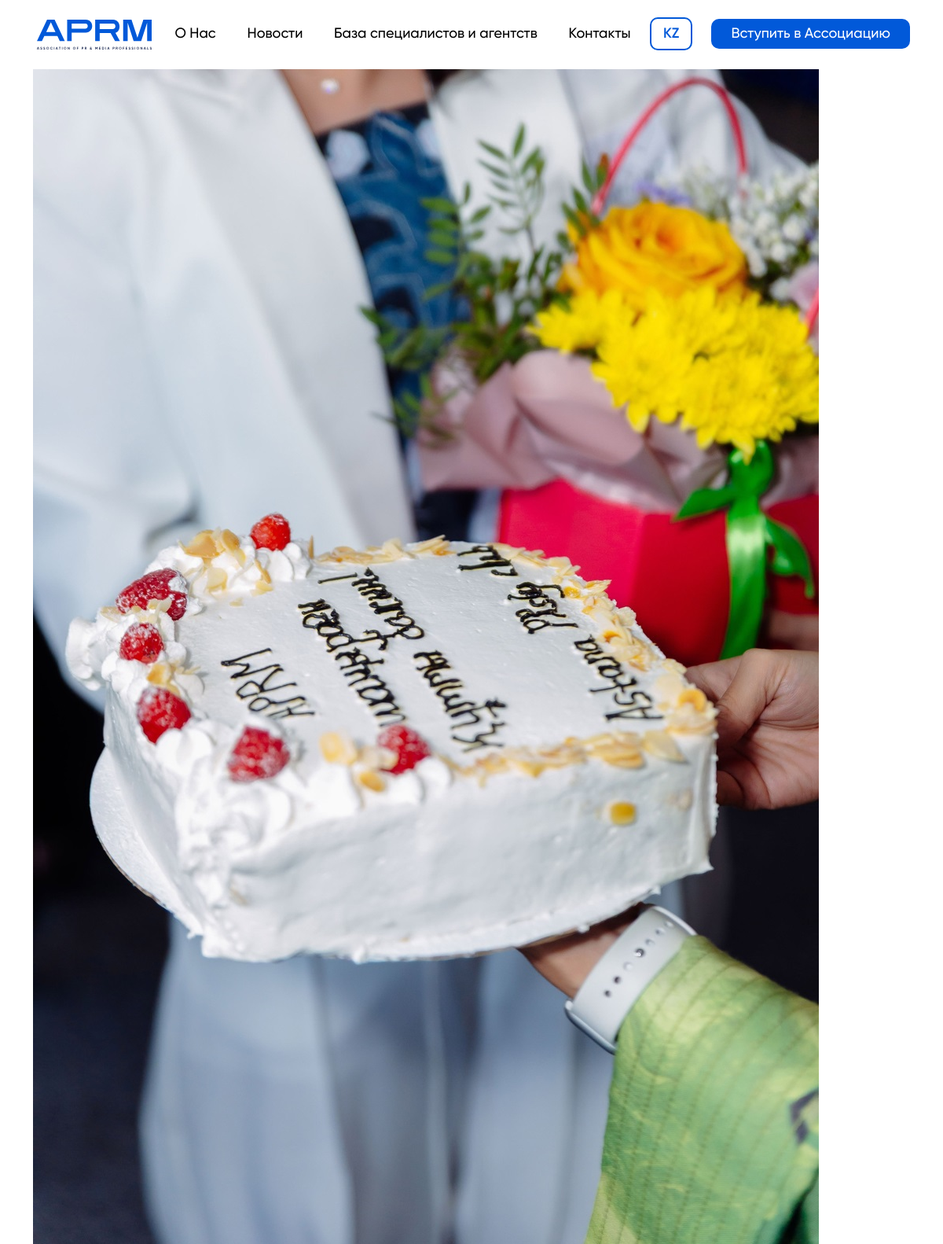
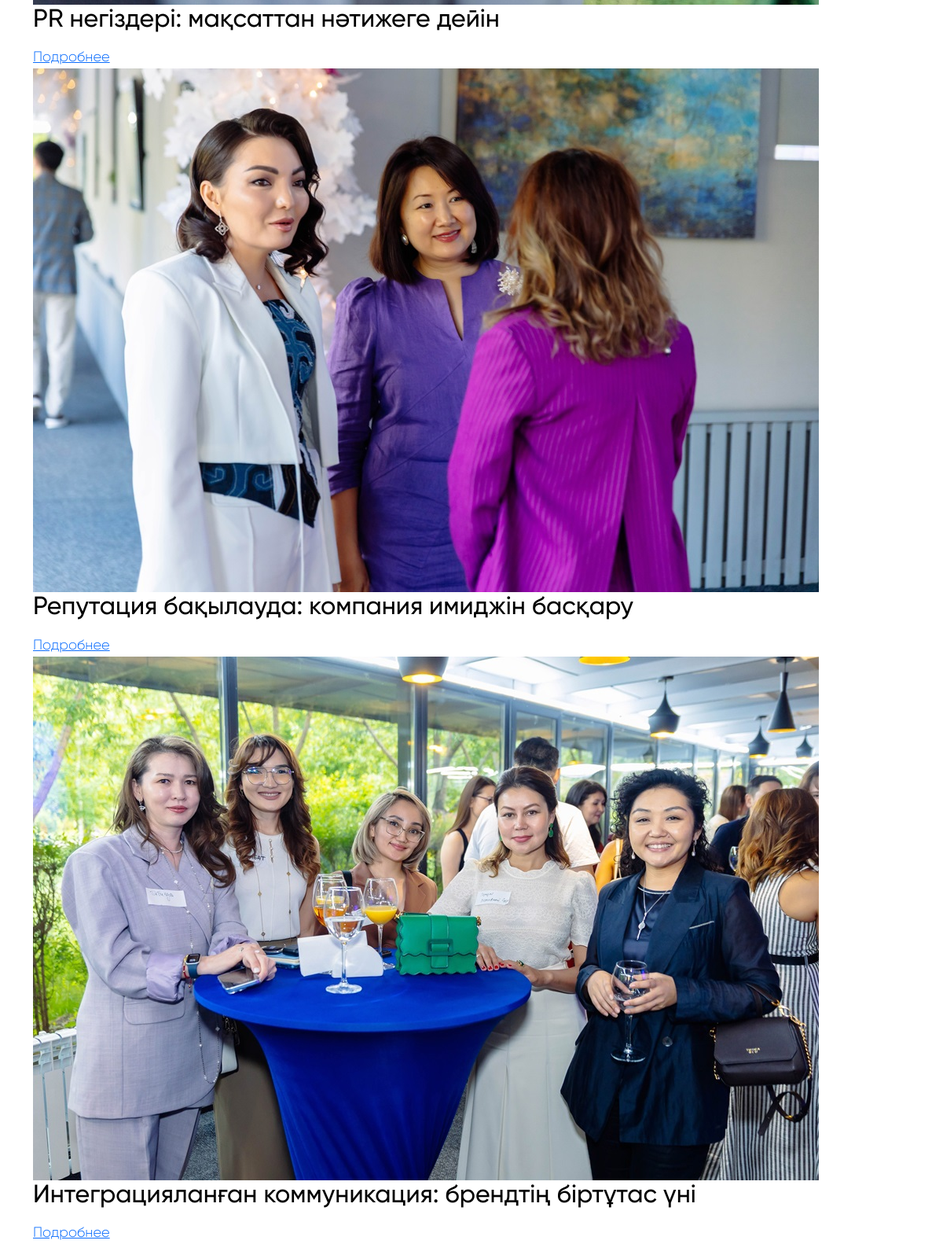
The page /ru/course/ (upper part) on the database its author committed (2 pictures, top to bottom).
### myapp/models.py (models this page shows, shortened)
class Course(models.Model):
    category = models.ForeignKey(CourseCategory, on_delete=models.CASCADE, related_name='courses')
    title = models.CharField(max_length=255)
    image = models.ImageField(upload_to='courses/')
    short_description = models.TextField()
    full_description = models.TextField()
    youtube_link = models.URLField(blank=True, null=True)

### myapp/views.py (the view)
# urls.py: path('course/', views.course, name='course'),
def course(request):
    courses = Course.objects.all()
    return render(request, 'course_list.html', {'courses': courses})

### myapp/templates/course_list.html (shortened to what this page needs)
{% load i18n %}
{% include 'header.html' %}
<div class="container">
    <div class="cours_in">
{% for course in courses %}
  <div class="course-card">
    {% if course.image %}
      <img src="{{ course.image.url }}" alt="{{ course.title }}">
    {% endif %}
    <h2>{{ course.title }}</h2>
    <a href="{% url 'course_detail' course.pk %}">Подробнее</a>
  </div>
{% empty %}
  <p>Курсы не найдены.</p>
{% endfor %}
    </div>
</div>
  {% include 'footer.html' %}

### static/css/style.css (style rules this page uses)
body { font-family: 'Gilroy' !important; background-color: #fff !important; color: #000 !important; font-size: 18px !important; font-weight: 300 !important; }

### rows shown on the page
Course: image (picture), title "PR негіздері: мақсаттан нәтижеге дейін"
Course: image (picture), title "Репутация бақылауда: компания имиджін басқару"
Course: image (picture), title "Интеграцияланған коммуникация: брендтің біртұтас үні"
